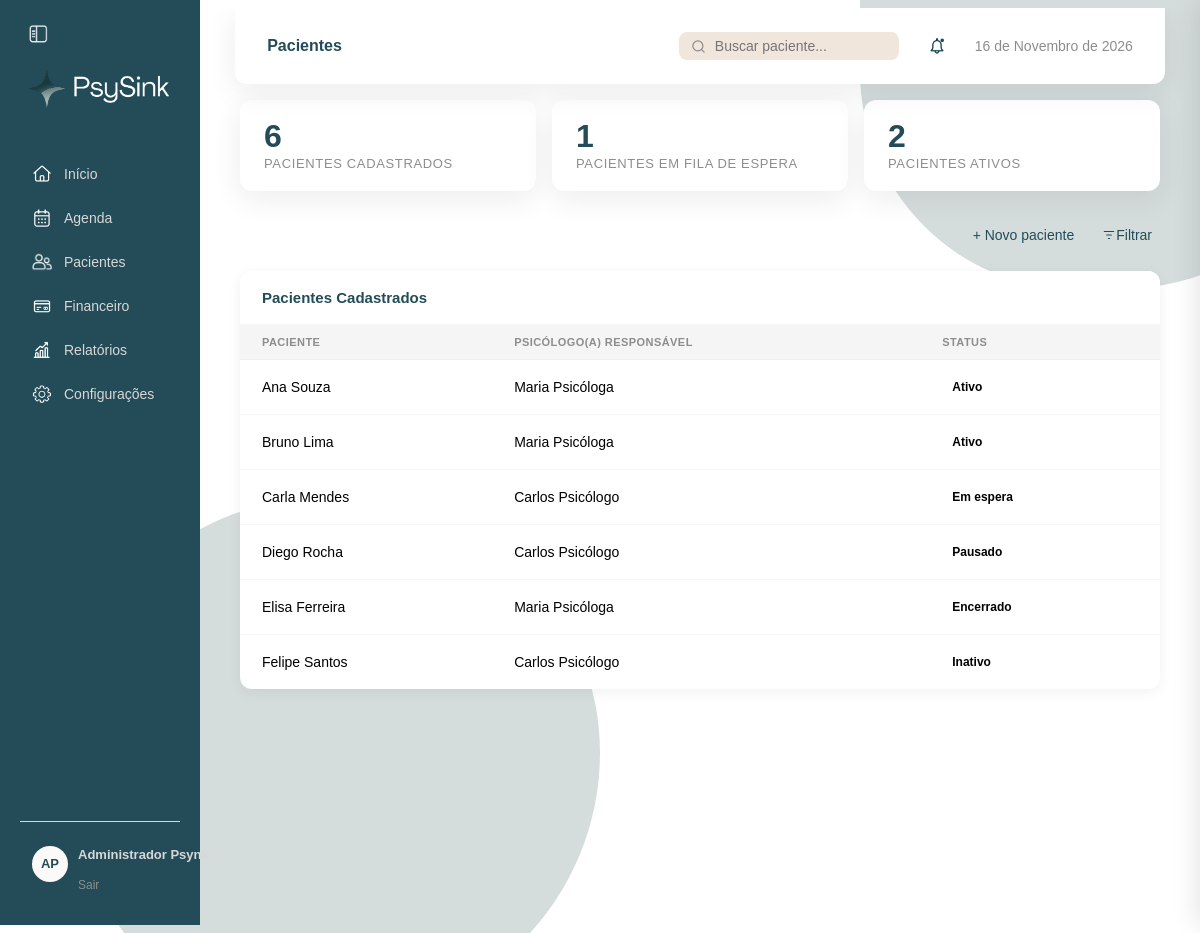
The page /app/pages/admin/pacientes.php (signed in) on the database as committed earlier.
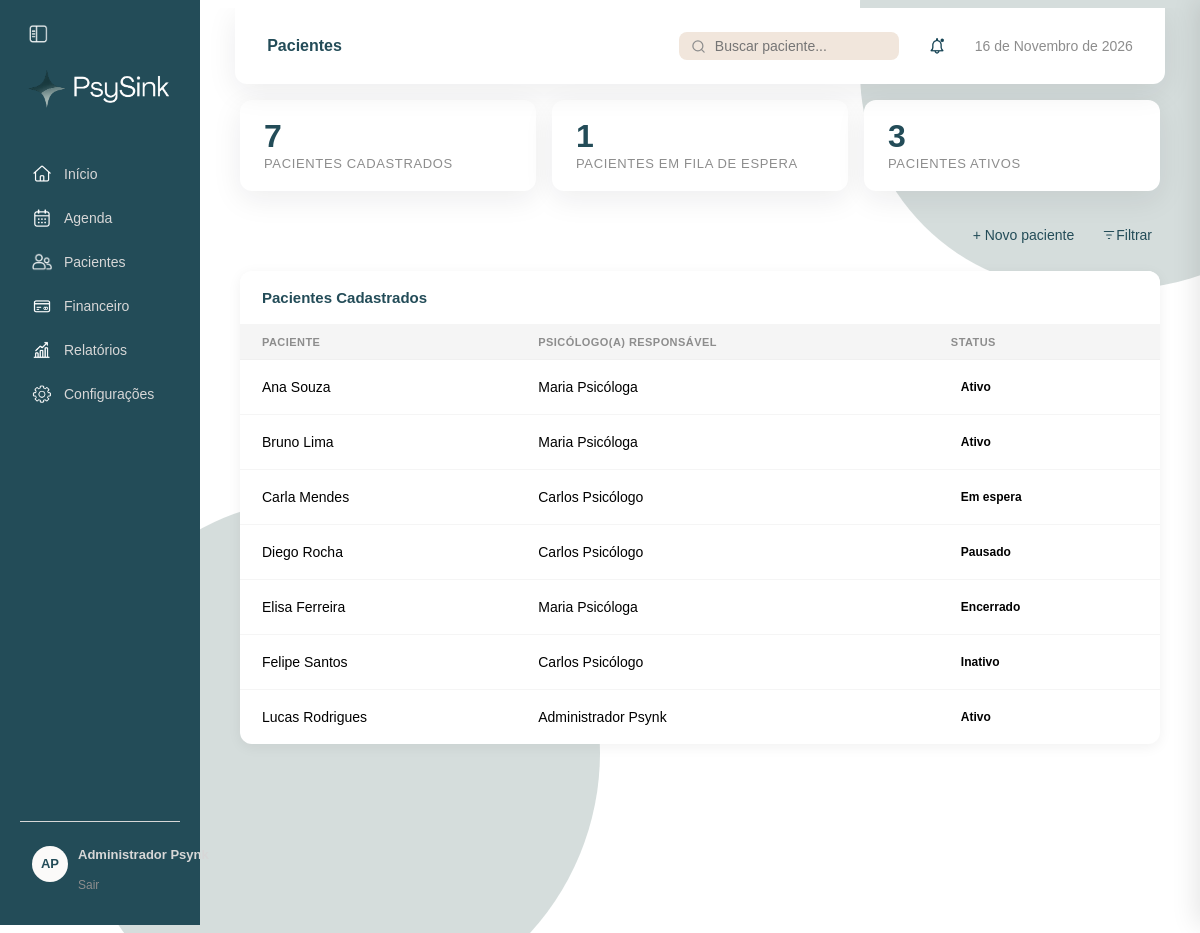
The same page on the database as committed later.
### tables this page shows
CREATE TABLE IF NOT EXISTS `Paciente` (
  `idpaciente` INT NOT NULL AUTO_INCREMENT,
  `nome` VARCHAR(45) NOT NULL,
  `cpf` VARCHAR(14) NOT NULL,
  `telefone` VARCHAR(20) NOT NULL,
  `endereco` VARCHAR(60) NULL,
  `status` ENUM('ativo','em_espera','pausado','encerrado','inativo') NOT NULL DEFAULT 'ativo',
  `idClinica` INT NOT NULL,
  `idPsicologo` INT NOT NULL,
  PRIMARY KEY (`idpaciente`),
  INDEX `fk_paciente_Clinica1_idx` (`idClinica`),
  INDEX `fk_paciente_Usuario1_idx` (`idPsicologo`),
  CONSTRAINT `fk_paciente_Clinica1`
    FOREIGN KEY (`idClinica`) REFERENCES `Clinica` (`idtable1`)
    ON DELETE NO ACTION ON UPDATE NO ACTION,
  CONSTRAINT `fk_paciente_Usuario1`
    FOREIGN KEY (`idPsicologo`) REFERENCES `Usuario` (`idUsuario`)
    ON DELETE NO ACTION ON UPDATE NO ACTION
);

CREATE TABLE IF NOT EXISTS `Usuario` (
  `idUsuario` INT NOT NULL AUTO_INCREMENT,
  `nome` VARCHAR(45) NOT NULL,
  `email` VARCHAR(45) NOT NULL,
  `senha` VARCHAR(255) NOT NULL,
  `telefone` VARCHAR(45) NULL,
  `foto` BLOB NULL,
  `permissao` ENUM('ADMIN', 'PSICOLOGO', 'RECEPCIONISTA') NOT NULL,
  `id_clinica` INT NOT NULL,
  PRIMARY KEY (`idUsuario`),
  INDEX `fk_Usuario_Clinica1_idx` (`id_clinica`),
  CONSTRAINT `fk_Usuario_Clinica1`
    FOREIGN KEY (`id_clinica`) REFERENCES `Clinica` (`idtable1`)
    ON DELETE NO ACTION ON UPDATE NO ACTION
);

### config/conexao.php (called while the page is built, shortened)
<?php
$servidor = "db";
$usuario  = "psynk_user";
$senha    = "psynk_pass";
$banco    = "psynk";
$conexao = new mysqli($servidor, $usuario, $senha, $banco);
$conexao->set_charset("utf8mb4");
if (session_status() === PHP_SESSION_ACTIVE && isset($_SESSION['id'])) {
    $verificaAtivo = $conexao->prepare("SELECT ativo FROM Usuario WHERE idUsuario = ?");
    $verificaAtivo->bind_param("i", $_SESSION['id']);
    $verificaAtivo->execute();
    $linhaAtivo = $verificaAtivo->get_result()->fetch_assoc();
}
if (function_exists('gerarNotificacoesDeAnotacaoPendente') === false) {
    require_once __DIR__ . "/../app/includes/consultas.php";
}

### app/includes/consultas.php (called while the page is built, shortened)
<?php
function buscarPacientes(mysqli $conexao, int $idClinica, ?int $idPsicologo = null, ?string $status = null): array {
    $sql = "SELECT paciente.idpaciente,
                   paciente.nome AS nome_paciente,
                   paciente.idPsicologo,
                   psicologo.nome AS nome_psicologo,
                   paciente.status
            FROM Paciente paciente
            JOIN Usuario psicologo ON psicologo.idUsuario = paciente.idPsicologo
            WHERE paciente.idClinica = ?";
    $tipos      = "i";
    $parametros = [$idClinica];
    if ($status !== null && in_array($status, STATUS_PACIENTE_VALIDOS, true)) {
        $sql .= " AND paciente.status = ?";
        $tipos .= "s";
        $parametros[] = $status;
    }
    $sql .= " ORDER BY paciente.nome";
    $comando = $conexao->prepare($sql);
    $comando->bind_param($tipos, ...$parametros);
    $comando->execute();
    return $comando->get_result()->fetch_all(MYSQLI_ASSOC);
}
function contarPacientesPorStatus(mysqli $conexao, int $idClinica, ?int $idPsicologo = null): array {
    $sql = "SELECT status, COUNT(*) AS total
            FROM Paciente
            WHERE idClinica = ?";
    $tipos      = "i";
    $parametros = [$idClinica];
    $sql .= " GROUP BY status";
    $comando = $conexao->prepare($sql);
    $comando->bind_param($tipos, ...$parametros);
    $comando->execute();
    $linhas = $comando->get_result()->fetch_all(MYSQLI_ASSOC);
    $contagem = array_fill_keys(STATUS_PACIENTE_VALIDOS, 0);
    foreach ($linhas as $linha) {
        $contagem[$linha['status']] = (int) $linha['total'];
    }
    $contagem['todos'] = array_sum($contagem);
    return $contagem;
}

### app/pages/admin/pacientes.php (the view, shortened to what this page needs)
<?php
    require_once __DIR__ . "/../../../config/conexao.php";
    require_once __DIR__ . "/../../includes/consultas.php";
    $tituloPagina = 'Pacientes';
    $idClinica = (int) $_SESSION['id_clinica'];
    $idPsicologoFiltro = null;
    $statusFiltro = null;
    $contagem = contarPacientesPorStatus($conexao, $idClinica);
    $pacientesCadastrados = buscarPacientes($conexao, $idClinica, $idPsicologoFiltro, $statusFiltro);
    $nomesDosStatus = [
        'ativo'     => 'Ativo',
        'em_espera' => 'Em espera',
        'pausado'   => 'Pausado',
        'encerrado' => 'Encerrado',
        'inativo'   => 'Inativo',
    ];
    function mostrarLinhasPacientes(array $pacientes, array $nomesDosStatus): void {
        foreach ($pacientes as $paciente) {
            echo '<tr onclick="abrirDrawer(' . (int) $paciente['idpaciente'] . ')" style="cursor:pointer">';
            echo '<td>' . htmlspecialchars($paciente['nome_paciente']) . '</td>';
            echo '<td>' . htmlspecialchars($paciente['nome_psicologo']) . '</td>';
            echo '<td><span class="badge badge-green">' . htmlspecialchars($nomesDosStatus[$paciente['status']]) . '</span></td>';
            echo '</tr>';
        }
    }
?>
<!DOCTYPE html>
<html lang="pt-BR">
<head>
    <link rel="stylesheet" type="text/css" href="https://meyerweb.com/eric/tools/css/reset/reset.css">
    <link rel="stylesheet" type="text/css" href="/app/css/variables.css">
    <link rel="stylesheet" href="/app/css/globals.css">
    <link rel="stylesheet" type="text/css" href="/app/css/pacientes.css">
    <?php
        include($_SERVER['DOCUMENT_ROOT'] . "/app/includes/menuAdmin.php");
    ?>
</head>
<body>
        <div class="main">
            <?php include($_SERVER['DOCUMENT_ROOT'] . "/app/includes/header.php"); ?>
            <div class="cartoes">
                <div class="cartao" onclick="toggleList('listaCadastrados')">
                    <div class="cartaoValor"><?= $contagem['todos'] ?></div>
                    <div class="cartaoTitulo">Pacientes Cadastrados</div>
                </div>
                <div class="cartao" onclick="toggleList('listaEspera')">
                    <div class="cartaoValor"><?= $contagem['em_espera'] ?></div>
                    <div class="cartaoTitulo">Pacientes em fila de espera</div>
                </div>
                <div class="cartao" onclick="toggleList('listaAtivos')">
                    <div class="cartaoValor"><?= $contagem['ativo'] ?></div>
                    <div class="cartaoTitulo">Pacientes ativos</div>
                </div>
            </div>
            <div class="filtro-secao" style="display:flex; gap:0.75rem; align-items:center;">
                <button class="btn btn-primary" onclick="abrirDrawerNovo()">+ Novo paciente</button>
                <div class="filtro-dropdown-wrapper">
                    <button class="btn btn-secondary" id="btn-filtrar" onclick="toggleFiltroDropdown()">
                        <svg xmlns="http://www.w3.org/2000/svg" width="14" height="14" viewBox="0 0 24 24" fill="none" stroke="currentColor" stroke-width="2" stroke-linecap="round" stroke-linejoin="round"><line x1="4" y1="6" x2="20" y2="6"/><line x1="8" y1="12" x2="16" y2="12"/><line x1="11" y1="18" x2="13" y2="18"/></svg>
                        Filtrar
                    </button>
                </div>
            </div>
        <div id="listaCadastrados" class="collapse-list">
            <div class="section-header">
                <span class="section-title">Pacientes Cadastrados</span>
            </div>
            <table class="data-table">
                <thead>
                    <tr>
                        <th>Paciente</th>
                        <th>Psicólogo(a) responsável</th>
                        <th>Status</th>
                    </tr>
                </thead>
                <tbody>
                    <?php mostrarLinhasPacientes($pacientesCadastrados, $nomesDosStatus); ?>
                </tbody>
            </table>
        </div>
        <?php include($_SERVER['DOCUMENT_ROOT'] . "/app/includes/drawer.php"); ?>
        <?php include($_SERVER['DOCUMENT_ROOT'] . "/app/includes/modal-consulta.php"); ?>
</body>
</html>

### app/includes/menuAdmin.php (shortened to what this page needs)
<?php
    $iniciaisMenu = '';
    foreach (array_slice(preg_split('/\s+/', trim($_SESSION['nome'] ?? '')), 0, 2) as $parteNome) {
        $iniciaisMenu .= mb_strtoupper(mb_substr($parteNome, 0, 1));
    }
?>
   <link rel="stylesheet" type="text/css" href="/app/css/menu.css">
    <nav class="barraLateral">
        <button class="btn-retrair" id="btn-retrair">
            <img src="/imgs/icons/menu.png">
        </button>
        <div class="barraLogo">
            <img class="logo-completo" src = "/imgs/logotipo-claro.png">
        </div>
        <div class="barraItens">
            <a class="item" href="/app/pages/admin/dashboard.php">
                <img src="/imgs/icons/home.png">
                <span>Início</span>
            </a>
            <a class="item" href="/app/pages/admin/agenda.php">
                <img src="/imgs/icons/agenda.png">
                <span>Agenda</span>
            </a>
            <a class="item" href="/app/pages/admin/pacientes.php">
                <img src="/imgs/icons/pacientes.png">
                <span>Pacientes</span>
            </a>
            <a class="item" href="/app/pages/admin/financeiro.php">
                <img src="/imgs/icons/financeiro.png">
                <span>Financeiro</span>
            </a>
            <a class="item" href="/app/pages/admin/relatorios.php">
                <img src="/imgs/icons/relatorio.png">
                <span>Relatórios</span>
            </a>
            <a class="item" href="/app/pages/admin/configuracoes.php">
                <img src="/imgs/icons/configuracoes.png">
                <span>Configurações</span>
            </a>
        </div>
        <div class = "barraUser">
            <div class="avatar-iniciais"><?= htmlspecialchars($iniciaisMenu) ?></div>
            <section id=user-info>
                <p><?= htmlspecialchars($_SESSION['nome']) ?></p>
                <a href="/config/logout.php">Sair</a>
            </section>
        </div>
    </nav>

### app/includes/header.php (shortened to what this page needs)
<?php
    $nomesMeses = ['Janeiro', 'Fevereiro', 'Março', 'Abril', 'Maio', 'Junho',
                   'Julho', 'Agosto', 'Setembro', 'Outubro', 'Novembro', 'Dezembro'];
    $dataHoje = date('d') . ' de ' . $nomesMeses[(int) date('n') - 1] . ' de ' . date('Y');
?>
<link rel="stylesheet" type="text/css" href="/app/css/header.css">
    <header class="barraSuperior">
        <h1><?= $tituloPagina ?? 'Dashboard' ?></h1>
        <div class="barraSuperior-direita">
            <div class="search-wrapper">
                <input type="text" id="search-paciente" class="search-input" placeholder="Buscar paciente...">
            </div>
            <div class="notificacoes-wrapper">
                <button class="btn-notificacoes" id="btn-notificacoes" title="Notificações">
                    <img src="/imgs/icons/notificacoes.png" alt="Notificações" width="20" height="20">
                </button>
            </div>
            <p class="barraSuperior-data"><?= $dataHoje ?></p>
        </div>
    </header>

### app/includes/drawer.php (shortened to what this page needs)
<link rel="stylesheet" type="text/css" href="/app/css/drawer.css">
</body>
</html>

### app/includes/modal-consulta.php (shortened to what this page needs)
<link rel="stylesheet" type="text/css" href="/app/css/modal-consulta.css">

### app/css/variables.css (style rules this page uses)
:root { --deep-teal: #234c58; --teal: #316372; --sage: #91a6a4; --warm-sand: #f1e6dc; --warm-beige: #e1bba4; --terracotta: #40334D; --off-white: #fbfaf9; --gray-900: #1C1C1C; --gray-700: #555555; --gray-400: #8D8D8D; --gray-200: #D7D7D7; --gray-150: #E6E6E6; --gray-100: #F5F5F5; --verde-500: #4CAF50; --amarelo-500: #F5B942; --azul-500: #5B8DEF; --laranja-500: #F28C5C; --vermelho-500: #f25c5c; --roxo-500: #7B61A8; --cinza-500: #9E9E9E; --font: calibri, sans-serif; --radius-sm: 8px; --radius-md: 12px; --radius-lg: 16px; --radius-xl: 24px; --shadow: 0 8px 30px rgba(20, 30, 40, 0.08); --sidebar-width: 200px; --sidebar-width-retraido: 64px; }
*, *::before, *::after { box-sizing: border-box; }

### app/css/globals.css (style rules this page uses)
body { font-family: var(--font); position: relative; isolation: isolate; overflow-y: auto; }
body::before { content: ""; position: fixed; width: 520px; height: 520px; top: -230px; right: -180px; background: var(--sage); opacity: 0.38; border-radius: 48% 52% 55% 45%; z-index: -1; }
body::after { content: ""; position: fixed; width: 520px; height: 520px; top: 500px; right: 50%; background: var(--sage); opacity: 0.38; border-radius: 48% 52% 55% 45%; z-index: -1; }
.main { margin-left: var(--sidebar-width); flex: 1; display: flex; flex-direction: column; min-height: 100vh; height: auto; overflow-y: auto; }
.cartoes { display: grid; grid-template-columns: 1fr 1fr 1fr; gap: 1rem; align-items: stretch; padding: 1rem 2rem; }
.cartao { background: #fff; border-radius: var(--radius-md); padding: 1.25rem 1.5rem; box-shadow: var(--shadow); cursor: pointer; transition: transform 0.15s, box-shadow 0.15s; min-width: 140px; display: flex; flex-direction: column; align-items: flex-start; gap: 0.25rem; }
.cartaoTitulo { font-size: 0.8125rem; color: var(--gray-400); text-transform: uppercase; letter-spacing: 0.05em; }
.cartaoValor { font-size: 2rem; font-weight: 600; color: var(--deep-teal); line-height: 1; }
.collapse-list { display: none; margin: 0 2rem 1.5rem; background: #fff; border-radius: var(--radius-md); box-shadow: 0 3px 14px rgba(0, 0, 0, 0.06); overflow: hidden; }
.collapse-list.open { display: block; }
.collapse-list .section-header { display: flex; align-items: center; padding: 18px 22px; background: #fff; }
.collapse-list .section-title { font-size: 15px; font-weight: 600; color: var(--deep-teal); }
.collapse-list .data-table { width: 100%; border-collapse: collapse; }
.collapse-list .data-table th { padding: 11px 22px; text-align: left; font-size: 11px; font-weight: 600; color: var(--gray-400); text-transform: uppercase; letter-spacing: 0.04em; background: #fafafa; }
.collapse-list .data-table td { padding: 15px 22px; font-size: 14px; color: var(--gray-500); border-top: 1px solid #f0f0f0; }
.collapse-list .data-table tbody tr { transition: background 0.15s ease; }
.collapse-list .badge { display: inline-flex; align-items: center; padding: 5px 10px; border-radius: 20px; font-size: 12px; font-weight: 600; }
.section-header { display: flex; align-items: center; justify-content: space-between; padding: 1rem 1.25rem; border-bottom: 1px solid var(--gray-100); }
.section-title { font-size: 0.9375rem; font-weight: 600; color: var(--gray-900); }
.data-table { width: 100%; border-collapse: collapse; }
.data-table th { background: var(--gray-100) !important; text-align: left; font-size: 0.75rem; font-weight: 500; text-transform: uppercase; letter-spacing: 0.05em; color: var(--gray-400); padding: 0.625rem 1.25rem; }
.data-table td { padding: 0.75rem 1.25rem; font-size: 0.9375rem; border-bottom: 1px solid var(--gray-100); vertical-align: middle; color: var(--gray-250) !important; }
.data-table tr:last-child td { border-bottom: none; }
.badge { display: inline-flex; align-items: center; padding: 0.25rem 0.625rem; border-radius: 999px; font-size: 0.75rem; font-weight: 500; }
.btn { display: inline-flex; align-items: center; padding: 0.5rem 1rem; border-radius: var(--radius-sm); font-family: var(--font); font-size: 0.875rem; font-weight: 500; cursor: pointer; border: none; transition: background 0.15s; text-decoration: none; }
.btn-primary { background: var(--deep-teal); color: #fff; }
.btn-secondary { background: var(--gray-100); color: var(--gray-700); }
.filtro-secao { margin: 0 2rem 1.5rem; padding-top: 1rem; display: flex; align-self: flex-end; }
.filtro-dropdown-wrapper { position: relative; display: inline-block; }

### app/css/pacientes.css (style rules this page uses)
.filtro-secao { margin: 0 2rem 1.5rem; }
.filtro-dropdown-wrapper { position: relative; display: inline-block; }

Rows that differ between the two databases and show on the page:
added paciente: idpaciente "7", idPsicologo "1", nome "Lucas Rodrigues", idPsicologo.nome "Administrador Psynk", status "Ativo"
shown differently, row unchanged: paciente "Ana Souza": idPsicologo "2" → (not shown)
Other text that changed with them:
$contagem['ativo']: (not shown) → "3"
$contagem['todos']: "6" → (not shown)
